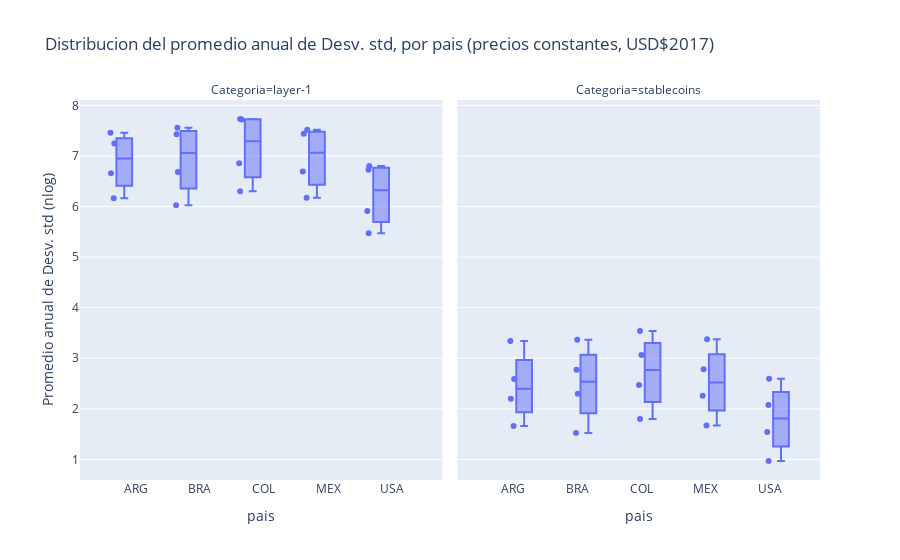

The notebook cell this image was saved under:
### Code cell
# transformos los datos a su log natural para facilitar su visualizacion
data_market_prcvoltlty_constant_sd_group_pais.loc[:,'sd_group_pais_mean_log'] = np.log(
    data_market_prcvoltlty_constant_sd_group_pais['sd_group_pais_mean'])

# Boxplot
boxplot_constant = px.box(
    data_market_prcvoltlty_constant_sd_group_pais#.loc[
        #data_market_prcvoltlty_constant_sd_group_pais['category_id'].str.contains('layer-1')]
        ,
    x='code_pais',
    y='sd_group_pais_mean_log',
    points='all',
    facet_col='category_id',
    facet_col_wrap=2,
    labels={
        'code_pais': 'pais',
        'sd_group_pais_mean_log': 'Promedio anual de Desv. std (nlog)',
        'category_id': 'Categoria'},
    title='Distribucion del promedio anual de Desv. std, por pais (precios constantes, USD$2017)')
boxplot_constant.update_xaxes(type='category')
boxplot_constant.show()

### Figure 1 — Plotly figure (JSON) as saved in the notebook; plotly's stock layout.template omitted (floating-point values rounded to 4 significant figures)
{"data": [{"alignmentgroup": "True", "boxpoints": "all", "hovertemplate": "Categoria=layer-1<br>pais=%{x}<br>Promedio anual de Desv. std (nlog)=%{y}<extra></extra>", "legendgroup": "", "marker": {"color": "#636efa"}, "name": "", "notched": false, "offsetgroup": "", "orientation": "v", "showlegend": false, "type": "box", "x": ["ARG", "ARG", "ARG", "ARG", "BRA", "BRA", "BRA", "BRA", "COL", "COL", "COL", "COL", "MEX", "MEX", "MEX", "MEX", "USA", "USA", "USA", "USA"], "x0": " ", "xaxis": "x", "y": [6.165, 6.662, 7.462, 7.247, 6.03, 6.687, 7.559, 7.431, 6.304, 6.859, 7.734, 7.724, 6.175, 6.695, 7.521, 7.441, 5.474, 5.913, 6.804, 6.731], "y0": " ", "yaxis": "y"}, {"alignmentgroup": "True", "boxpoints": "all", "hovertemplate": "Categoria=stablecoins<br>pais=%{x}<br>Promedio anual de Desv. std (nlog)=%{y}<extra></extra>", "legendgroup": "", "marker": {"color": "#636efa"}, "name": "", "notched": false, "offsetgroup": "", "orientation": "v", "showlegend": false, "type": "box", "x": ["ARG", "ARG", "ARG", "ARG", "BRA", "BRA", "BRA", "BRA", "COL", "COL", "COL", "COL", "MEX", "MEX", "MEX", "MEX", "USA", "USA", "USA", "USA"], "x0": " ", "xaxis": "x2", "y": [1.659, 3.343, 2.201, 2.589, 1.523, 3.367, 2.299, 2.773, 1.797, 3.54, 2.473, 3.067, 1.668, 3.376, 2.261, 2.783, 0.9675, 2.594, 1.543, 2.073], "y0": " ", "yaxis": "y2"}], "layout": {"annotations": [{"font": {}, "showarrow": false, "text": "Categoria=layer-1", "x": 0.245, "xanchor": "center", "xref": "paper", "y": 1, "yanchor": "bottom", "yref": "paper"}, {"font": {}, "showarrow": false, "text": "Categoria=stablecoins", "x": 0.755, "xanchor": "center", "xref": "paper", "y": 1, "yanchor": "bottom", "yref": "paper"}], "boxmode": "group", "legend": {"tracegroupgap": 0}, "title": {"text": "Distribucion del promedio anual de Desv. std, por pais (precios constantes, USD$2017)"}, "xaxis": {"anchor": "y", "domain": [0, 0.49], "title": {"text": "pais"}, "type": "category"}, "xaxis2": {"anchor": "y2", "domain": [0.51, 1], "matches": "x", "title": {"text": "pais"}, "type": "category"}, "yaxis": {"anchor": "x", "domain": [0, 1], "title": {"text": "Promedio anual de Desv. std (nlog)"}}, "yaxis2": {"anchor": "x2", "domain": [0, 1], "matches": "y", "showticklabels": false}}}
